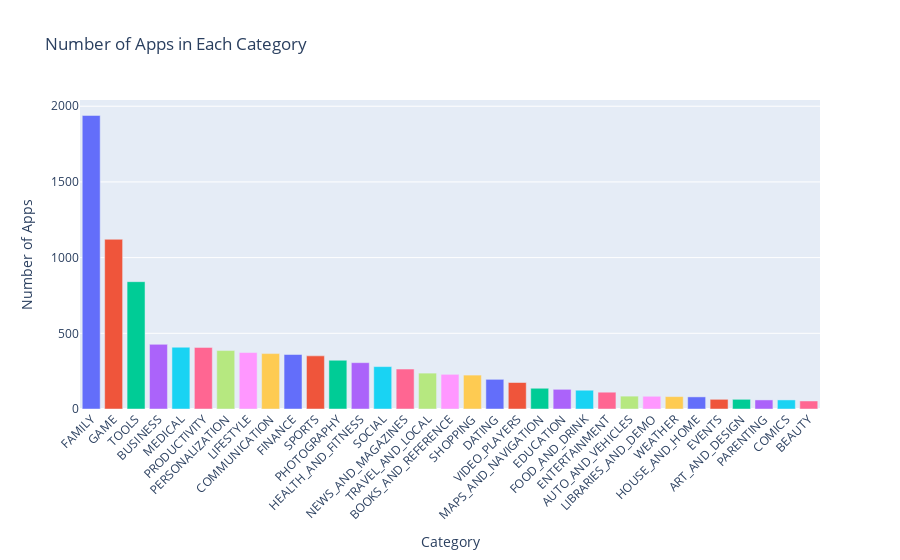

Notebook code for this chart:
### Markdown cell above
### Q1: Which category has the highest number of apps?

### Code cell
# Count the number of apps in each category
category_counts = df['Category'].value_counts().reset_index()
category_counts.columns = ['Category', 'Number of Apps']
# Define a color map for the categories
colors = ['#636EFA', '#EF553B', '#00CC96', '#AB63FA', '#19D3F3', '#FF6692', '#B6E880', '#FF97FF', '#FECB52'] * (len(category_counts) // 9 + 1)
colors = colors[:len(category_counts)] 
# Create the bar chart
fig = go.Figure(data=[go.Bar(x=category_counts['Category'], y=category_counts['Number of Apps'], marker=dict(color=colors))])
# add layout
fig.update_layout(title='Number of Apps in Each Category', xaxis_title='Category', yaxis_title='Number of Apps', xaxis_tickangle=-45)
# show the plot
fig.show()

### Figure 1 — Plotly figure (JSON) as saved in the notebook; plotly's stock layout.template omitted (floating-point values rounded to 4 significant figures)
{"data": [{"marker": {"color": ["#636EFA", "#EF553B", "#00CC96", "#AB63FA", "#19D3F3", "#FF6692", "#B6E880", "#FF97FF", "#FECB52", "#636EFA", "#EF553B", "#00CC96", "#AB63FA", "#19D3F3", "#FF6692", "#B6E880", "#FF97FF", "#FECB52", "#636EFA", "#EF553B", "#00CC96", "#AB63FA", "#19D3F3", "#FF6692", "#B6E880", "#FF97FF", "#FECB52", "#636EFA", "#EF553B", "#00CC96", "#AB63FA", "#19D3F3", "#FF6692"]}, "type": "bar", "x": ["FAMILY", "GAME", "TOOLS", "BUSINESS", "MEDICAL", "PRODUCTIVITY", "PERSONALIZATION", "LIFESTYLE", "COMMUNICATION", "FINANCE", "SPORTS", "PHOTOGRAPHY", "HEALTH_AND_FITNESS", "SOCIAL", "NEWS_AND_MAGAZINES", "TRAVEL_AND_LOCAL", "BOOKS_AND_REFERENCE", "SHOPPING", "DATING", "VIDEO_PLAYERS", "MAPS_AND_NAVIGATION", "EDUCATION", "FOOD_AND_DRINK", "ENTERTAINMENT", "AUTO_AND_VEHICLES", "LIBRARIES_AND_DEMO", "WEATHER", "HOUSE_AND_HOME", "EVENTS", "ART_AND_DESIGN", "PARENTING", "COMICS", "BEAUTY"], "y": [1939, 1121, 841, 427, 408, 407, 386, 373, 366, 360, 351, 322, 306, 280, 264, 237, 229, 224, 196, 175, 137, 130, 124, 111, 85, 84, 82, 80, 64, 64, 60, 60, 53]}], "layout": {"title": {"text": "Number of Apps in Each Category"}, "xaxis": {"tickangle": -45, "title": {"text": "Category"}}, "yaxis": {"title": {"text": "Number of Apps"}}}}
